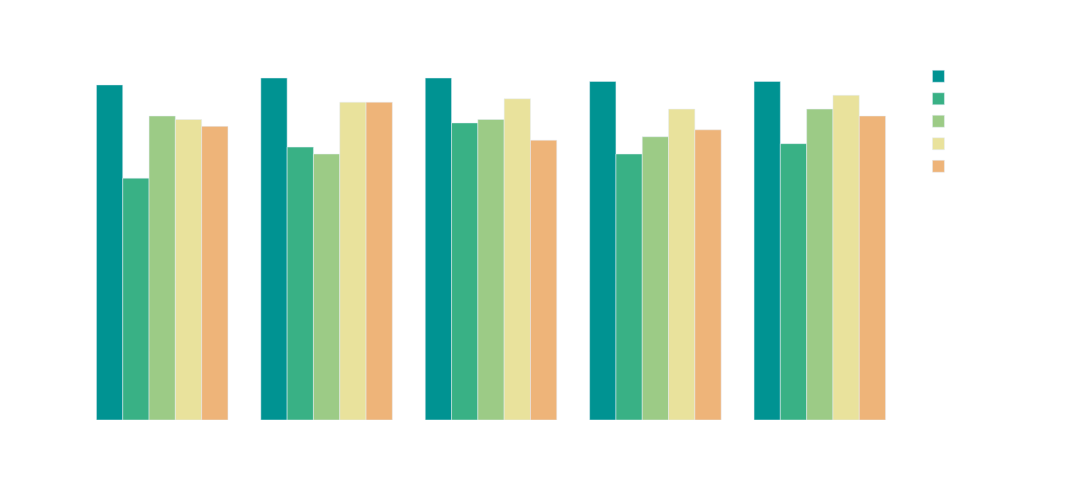

Notebook code cell kept with this figure:
### Markdown cell above
* Bar plot amenities por barrio

### Code cell
total_neighbourhood = listings_total_data.groupby("neighbourhood_group_cleansed").agg({"id":"count"}).reset_index()
total_neighbourhood = total_neighbourhood.rename({"id":"total"},axis=1)

grouped_amenities_df = listings_total_data.groupby("neighbourhood_group_cleansed").agg({"has_wifi":"sum", "has_dryer":"sum", "has_tv":"sum", "has_heating":"sum", "has_kitchen":"sum"})
grouped_amenities_df = grouped_amenities_df.reset_index()

join_df = pd.merge(grouped_amenities_df,total_neighbourhood, how="left",on="neighbourhood_group_cleansed")

join_df["percentage_has_wifi"] = (join_df["has_wifi"]/join_df["total"]).round(2)
join_df["percentage_has_dryer"] = (join_df["has_dryer"]/join_df["total"]).round(2)
join_df["percentage_has_tv"] = (join_df["has_tv"]/join_df["total"]).round(2)
join_df["percentage_has_heating"] = (join_df["has_heating"]/join_df["total"]).round(2)
join_df["percentage_has_kitchen"] = (join_df["has_kitchen"]/join_df["total"]).round(2)

newnames = {'percentage_has_wifi':'Tiene wifi', 'percentage_has_dryer': 'Tiene secador', 'percentage_has_tv': 'Tiene TV', 'percentage_has_heating': 'Tiene calefacción', 'percentage_has_kitchen': 'Tiene cocina'}
join_df = join_df.rename(newnames,axis=1)
join_df

fig = go.Figure()
fig = px.bar(join_df, x="neighbourhood_group_cleansed", y=["Tiene wifi","Tiene secador", "Tiene TV", "Tiene calefacción", "Tiene cocina"], barmode='group', color_discrete_sequence=px.colors.diverging.Temps)
fig.update_layout(title = dict(text="<b>Porcentaje de Aribnbs por barrios que presentan los servicios más demandados</b><br><i>No se aplican filtros a este gráfico<i>", font=dict(size=17), x=0.5,y=0.95),
                    xaxis_title ="",yaxis_title = "Porcentaje de Airbnbs (%)", paper_bgcolor='rgba(0,0,0,0)', plot_bgcolor='rgba(0,0,0,0)', font = dict(color = 'white', size=15), height=500,width=1500,

                    legend= dict(title=""))
fig.show()

### Figure 1 — Plotly figure (JSON) as saved in the notebook; plotly's stock layout.template omitted (floating-point values rounded to 4 significant figures)
{"data": [{"alignmentgroup": "True", "hovertemplate": "variable=Tiene wifi<br>neighbourhood_group_cleansed=%{x}<br>value=%{y}<extra></extra>", "legendgroup": "Tiene wifi", "marker": {"color": "rgb(0, 147, 146)", "pattern": {"shape": ""}}, "name": "Tiene wifi", "offsetgroup": "Tiene wifi", "orientation": "v", "showlegend": true, "textposition": "auto", "type": "bar", "x": ["Bronx", "Brooklyn", "Manhattan", "Queens", "Staten Island"], "xaxis": "x", "y": [0.97, 0.99, 0.99, 0.98, 0.98], "yaxis": "y"}, {"alignmentgroup": "True", "hovertemplate": "variable=Tiene secador<br>neighbourhood_group_cleansed=%{x}<br>value=%{y}<extra></extra>", "legendgroup": "Tiene secador", "marker": {"color": "rgb(57, 177, 133)", "pattern": {"shape": ""}}, "name": "Tiene secador", "offsetgroup": "Tiene secador", "orientation": "v", "showlegend": true, "textposition": "auto", "type": "bar", "x": ["Bronx", "Brooklyn", "Manhattan", "Queens", "Staten Island"], "xaxis": "x", "y": [0.7, 0.79, 0.86, 0.77, 0.8], "yaxis": "y"}, {"alignmentgroup": "True", "hovertemplate": "variable=Tiene TV<br>neighbourhood_group_cleansed=%{x}<br>value=%{y}<extra></extra>", "legendgroup": "Tiene TV", "marker": {"color": "rgb(156, 203, 134)", "pattern": {"shape": ""}}, "name": "Tiene TV", "offsetgroup": "Tiene TV", "orientation": "v", "showlegend": true, "textposition": "auto", "type": "bar", "x": ["Bronx", "Brooklyn", "Manhattan", "Queens", "Staten Island"], "xaxis": "x", "y": [0.88, 0.77, 0.87, 0.82, 0.9], "yaxis": "y"}, {"alignmentgroup": "True", "hovertemplate": "variable=Tiene calefacción<br>neighbourhood_group_cleansed=%{x}<br>value=%{y}<extra></extra>", "legendgroup": "Tiene calefacción", "marker": {"color": "rgb(233, 226, 156)", "pattern": {"shape": ""}}, "name": "Tiene calefacción", "offsetgroup": "Tiene calefacción", "orientation": "v", "showlegend": true, "textposition": "auto", "type": "bar", "x": ["Bronx", "Brooklyn", "Manhattan", "Queens", "Staten Island"], "xaxis": "x", "y": [0.87, 0.92, 0.93, 0.9, 0.94], "yaxis": "y"}, {"alignmentgroup": "True", "hovertemplate": "variable=Tiene cocina<br>neighbourhood_group_cleansed=%{x}<br>value=%{y}<extra></extra>", "legendgroup": "Tiene cocina", "marker": {"color": "rgb(238, 180, 121)", "pattern": {"shape": ""}}, "name": "Tiene cocina", "offsetgroup": "Tiene cocina", "orientation": "v", "showlegend": true, "textposition": "auto", "type": "bar", "x": ["Bronx", "Brooklyn", "Manhattan", "Queens", "Staten Island"], "xaxis": "x", "y": [0.85, 0.92, 0.81, 0.84, 0.88], "yaxis": "y"}], "layout": {"barmode": "group", "font": {"color": "white", "size": 15}, "height": 500, "legend": {"title": {"text": ""}, "tracegroupgap": 0}, "margin": {"t": 60}, "paper_bgcolor": "rgba(0,0,0,0)", "plot_bgcolor": "rgba(0,0,0,0)", "title": {"font": {"size": 17}, "text": "<b>Porcentaje de Aribnbs por barrios que presentan los servicios más demandados</b><br><i>No se aplican filtros a este gráfico<i>", "x": 0.5, "y": 0.95}, "width": 1500, "xaxis": {"anchor": "y", "domain": [0, 1], "title": {"text": ""}}, "yaxis": {"anchor": "x", "domain": [0, 1], "title": {"text": "Porcentaje de Airbnbs (%)"}}}}
